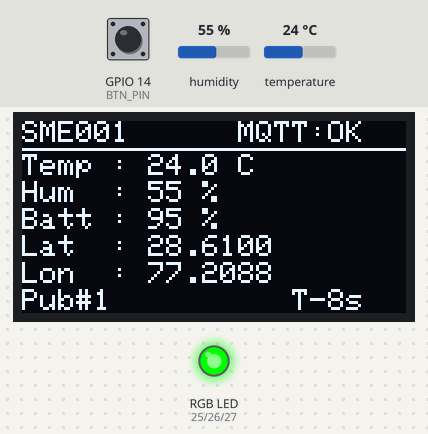
A sketch run on a simulated ESP32. Parts: 128×64 one-colour display, an RGB LED mixed from three pins (HIGH = lit). Inputs (shaded band) come from the test bench; at power-on: humidity 55 %, GPIO 14 (BTN_PIN) HIGH, temperature 24 °C. WiFi joins after 1.5 s; servers stay silent unless stated; random numbers use the default seed unless the sketch sets one; no MQTT or app messages arrive unless stated; what the sketch prints to the serial monitor is not drawn.

Above: at 7.4 s.
7.5 s: humidity set to 22 %
At 16.8 s:
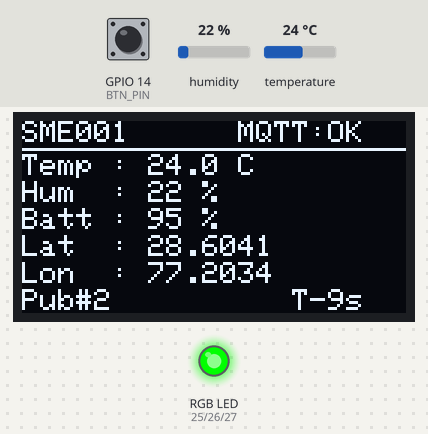
17.7 s: GPIO 14 (BTN_PIN) pulled LOW for 3 s
At 17.84 s:
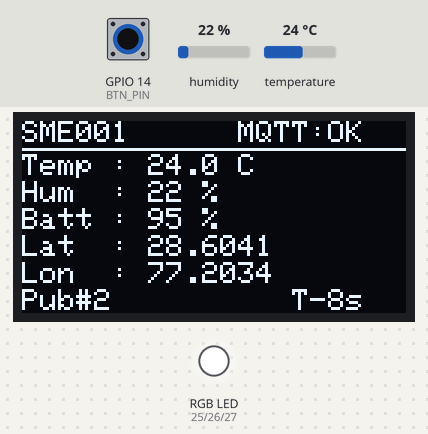
25.1 s: temperature set to 12 °C
At 29.2 s:
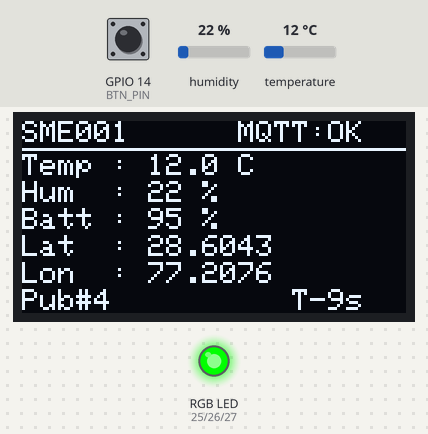
32.5 s: GPIO 14 (BTN_PIN) pulled LOW for 3 s
At 41.2 s:
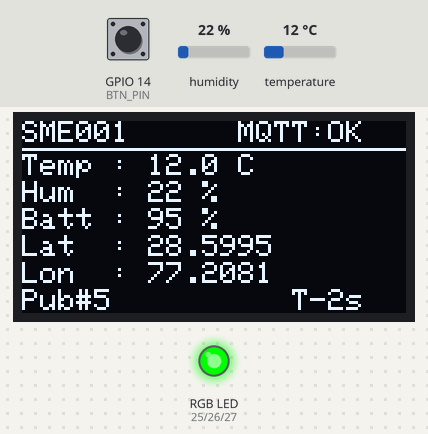
44.9 s: humidity set to 40 %
At 54.2 s:
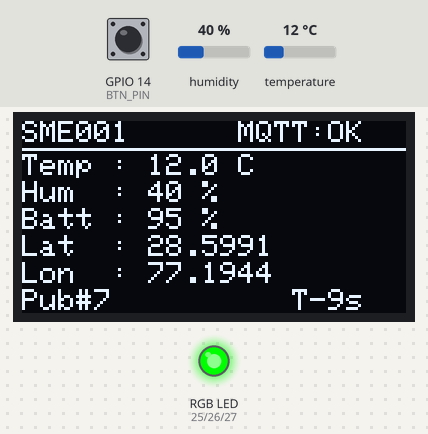
54.5 s: temperature set to 19 °C
At 63.7 s:
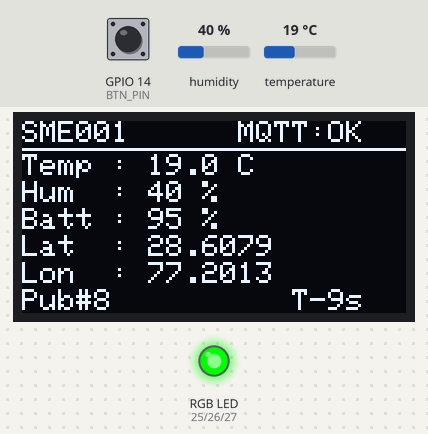
Timing chart, 0 to 65.2 s (numbered marks = the images above; inputs shaded):
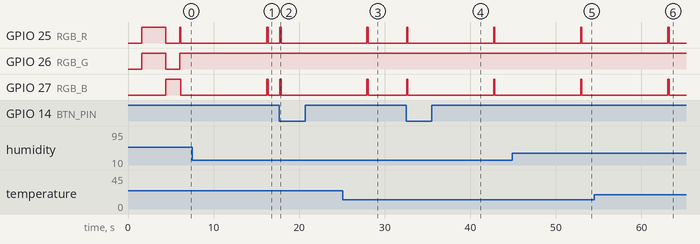

Measured:
- after the input at 17.7 s, GPIO 25 (RGB_R), GPIO 27 (RGB_B): LOW → HIGH after 0.05 s, → LOW 0.15 s later
- what the display in image 4 shows lasts 1.0 s, from 40.4 s to 41.4 s

The sketch:

sketch.ino
```cpp
/*
 * SupplyMesh Edge - ESP32 IoT Device Simulator
 * Device: SME001
 * Author: Kaushal Kumar
 */

#include <WiFi.h>
#include <PubSubClient.h>
#include <DHT.h>
#include <Adafruit_GFX.h>
#include <Adafruit_SSD1306.h>
#include <ArduinoJson.h>

#define WIFI_SSID    "Wokwi-GUEST"
#define WIFI_PASS    ""

#define MQTT_BROKER  "broker.hivemq.com"
#define MQTT_PORT    1883
#define MQTT_TOPIC   "supplymesh/SME001/telemetry"
#define MQTT_CLIENT  "SME001-ESP32"

#define DEVICE_ID    "SME001"
#define PUBLISH_MS   10000UL

// Pins
#define DHT_PIN     15
#define DHT_TYPE    DHT22
#define OLED_SDA    21
#define OLED_SCL    22
#define RGB_R       25
#define RGB_G       26
#define RGB_B       27
#define BTN_PIN     14

#define SCREEN_W    128
#define SCREEN_H    64
#define OLED_ADDR   0x3C

// GPS start position (New Delhi)
#define GPS_LAT_INIT   28.61f
#define GPS_LON_INIT   77.20f

#define BATT_INIT   95.0f
#define BATT_DRAIN  0.05f   // percent per publish cycle

WiFiClient        wifiClient;
PubSubClient      mqtt(wifiClient);
DHT               dht(DHT_PIN, DHT_TYPE);
Adafruit_SSD1306  oled(SCREEN_W, SCREEN_H, &Wire, -1);

float    lat         = GPS_LAT_INIT;
float    lon         = GPS_LON_INIT;
float    battery     = BATT_INIT;
int      pubCount    = 0;
float    lastTemp    = 25.0f;
float    lastHum     = 70.0f;

unsigned long  lastPublish   = 0;
unsigned long  lastOLEDtick  = 0;
volatile bool  btnFlag       = false;

// Common cathode: HIGH = ON
// Yellow=WiFi, Blue=MQTT, Green=ready, Red=error, White=publishing
void setRGB(bool r, bool g, bool b) {
  digitalWrite(RGB_R, r ? HIGH : LOW);
  digitalWrite(RGB_G, g ? HIGH : LOW);
  digitalWrite(RGB_B, b ? HIGH : LOW);
}

void flashPublish() {
  setRGB(true, true, true);
  delay(150);
  setRGB(false, true, false);
}

// ISR sets flag only - actual publish runs in loop to avoid blocking
void IRAM_ATTR onBtn() {
  btnFlag = true;
}

void splashScreen() {
  oled.clearDisplay();
  oled.setTextColor(SSD1306_WHITE);
  oled.setTextSize(1);
  oled.setCursor(12, 14);
  oled.println("SupplyMesh Edge(TM)");
  oled.setCursor(36, 28);
  oled.println("SME001  v1.0");
  oled.setCursor(22, 44);
  oled.println("Initialising...");
  oled.display();
  delay(1500);
}

void connectWiFi() {
  setRGB(true, true, false);

  oled.clearDisplay();
  oled.setTextSize(1);
  oled.setTextColor(SSD1306_WHITE);
  oled.setCursor(4, 20);
  oled.println("Connecting WiFi...");
  oled.setCursor(4, 32);
  oled.println(WIFI_SSID);
  oled.display();

  WiFi.begin(WIFI_SSID, WIFI_PASS);
  while (WiFi.status() != WL_CONNECTED) {
    delay(400);
  }

  oled.clearDisplay();
  oled.setCursor(4, 22);
  oled.println("WiFi connected");
  oled.setCursor(4, 34);
  oled.println(WiFi.localIP().toString());
  oled.display();
  delay(1200);

  Serial.print("[WiFi] IP: ");
  Serial.println(WiFi.localIP());
}

void connectMQTT() {
  setRGB(false, false, true);

  mqtt.setServer(MQTT_BROKER, MQTT_PORT);
  mqtt.setBufferSize(300);

  oled.clearDisplay();
  oled.setTextSize(1);
  oled.setTextColor(SSD1306_WHITE);
  oled.setCursor(4, 16);
  oled.println("Connecting MQTT...");
  oled.setCursor(4, 28);
  oled.println(MQTT_BROKER);
  oled.display();

  int attempt = 0;
  while (!mqtt.connected()) {
    attempt++;
    if (mqtt.connect(MQTT_CLIENT)) {
      break;
    }
    oled.clearDisplay();
    oled.setCursor(4, 22);
    oled.print("MQTT retry #");
    oled.println(attempt);
    oled.display();
    Serial.print("[MQTT] Retry #");
    Serial.println(attempt);
    delay(2000);
  }

  oled.clearDisplay();
  oled.setCursor(4, 16);
  oled.println("MQTT connected");
  oled.setCursor(4, 30);
  oled.println("Topic:");
  oled.setCursor(4, 42);
  oled.println("supplymesh/");
  oled.setCursor(4, 52);
  oled.println("SME001/telemetry");
  oled.display();
  delay(1500);

  setRGB(false, true, false);
  Serial.println("[MQTT] Connected");
}

// random(-100, 101) / 10000 gives +-0.01 degrees drift per cycle
void walkGPS() {
  float dLat = (float)(random(-100, 101)) / 10000.0f;
  float dLon = (float)(random(-100, 101)) / 10000.0f;
  lat = constrain(lat + dLat, 28.50f, 28.72f);
  lon = constrain(lon + dLon, 77.10f, 77.30f);
}

// OLED layout (128x64, textSize=1):
// y=0  device_id + MQTT status | y=11 temp | y=20 hum | y=29 battery
// y=38 latitude | y=47 longitude | y=56 publish count + countdown
void updateOLED(float temp, float hum, unsigned long elapsed) {
  int secLeft = (int)((PUBLISH_MS - elapsed) / 1000);
  if (secLeft < 0) secLeft = 0;

  oled.clearDisplay();
  oled.setTextColor(SSD1306_WHITE);
  oled.setTextSize(1);

  oled.setCursor(0, 0);
  oled.print(DEVICE_ID);
  oled.setCursor(72, 0);
  oled.print(mqtt.connected() ? "MQTT:OK" : "MQTT:--");

  oled.drawLine(0, 9, 127, 9, SSD1306_WHITE);

  oled.setCursor(0, 11);
  oled.print("Temp : ");
  oled.print(temp, 1);
  oled.print(" C");

  oled.setCursor(0, 20);
  oled.print("Hum  : ");
  oled.print((int)round(hum));
  oled.print(" %");

  oled.setCursor(0, 29);
  oled.print("Batt : ");
  oled.print((int)round(battery));
  oled.print(" %");

  oled.setCursor(0, 38);
  oled.print("Lat  : ");
  oled.print(lat, 4);

  oled.setCursor(0, 47);
  oled.print("Lon  : ");
  oled.print(lon, 4);

  oled.setCursor(0, 56);
  oled.print("Pub#");
  oled.print(pubCount);
  oled.setCursor(90, 56);
  oled.print("T-");
  oled.print(secLeft);
  oled.print("s");

  oled.display();
}

void publishData() {
  float temp = dht.readTemperature();
  float hum  = dht.readHumidity();

  // fall back to last valid reading if sensor returns NaN
  if (isnan(temp) || isnan(hum)) {
    temp = lastTemp;
    hum  = lastHum;
  } else {
    lastTemp = temp;
    lastHum  = hum;
  }

  walkGPS();
  battery = max(0.0f, battery - BATT_DRAIN);
  pubCount++;

  // dtostrf gives exact decimal places without float rounding issues
  char tempBuf[10], latBuf[12], lonBuf[12];
  dtostrf(temp, 0, 1, tempBuf);
  dtostrf(lat,  0, 4, latBuf);
  dtostrf(lon,  0, 4, lonBuf);

  StaticJsonDocument<300> doc;
  doc["device_id"]   = DEVICE_ID;
  doc["temperature"] = serialized(tempBuf);
  doc["humidity"]    = (int)round(hum);
  doc["battery"]     = (int)round(battery);
  doc["latitude"]    = serialized(latBuf);
  doc["longitude"]   = serialized(lonBuf);

  char payload[256];
  serializeJson(doc, payload, sizeof(payload));

  if (mqtt.connected()) {
    mqtt.publish(MQTT_TOPIC, payload, true);
    flashPublish();
  } else {
    setRGB(true, false, false);
  }

  Serial.println("\n------------------------------------------");
  Serial.print("[Pub #"); Serial.print(pubCount); Serial.println("]");
  char pretty[350];
  serializeJsonPretty(doc, pretty, sizeof(pretty));
  Serial.println(pretty);
  Serial.print("[Topic] "); Serial.println(MQTT_TOPIC);

  lastPublish = millis();
  updateOLED(temp, hum, 0);
}

void ensureConnected() {
  if (WiFi.status() != WL_CONNECTED) {
    setRGB(true, true, false);
    connectWiFi();
  }
  if (!mqtt.connected()) {
    setRGB(false, false, true);
    connectMQTT();
  }
}

void setup() {
  Serial.begin(115200);

  pinMode(RGB_R, OUTPUT);
  pinMode(RGB_G, OUTPUT);
  pinMode(RGB_B, OUTPUT);
  setRGB(false, false, false);

  pinMode(BTN_PIN, INPUT_PULLUP);
  attachInterrupt(digitalPinToInterrupt(BTN_PIN), onBtn, FALLING);

  randomSeed(esp_random());

  Wire.begin(OLED_SDA, OLED_SCL);
  if (!oled.begin(SSD1306_SWITCHCAPVCC, OLED_ADDR)) {
    Serial.println("[OLED] init failed");
    while (true);
  }
  oled.clearDisplay();
  oled.display();

  splashScreen();
  dht.begin();
  connectWiFi();
  connectMQTT();
  publishData();
}

void loop() {
  mqtt.loop();
  ensureConnected();

  unsigned long now     = millis();
  unsigned long elapsed = now - lastPublish;

  if (btnFlag) {
    btnFlag = false;
    delay(50);
    publishData();
    return;
  }

  if (elapsed >= PUBLISH_MS) {
    publishData();
    return;
  }

  if (now - lastOLEDtick >= 1000) {
    updateOLED(lastTemp, lastHum, elapsed);
    lastOLEDtick = now;
  }
}
```
